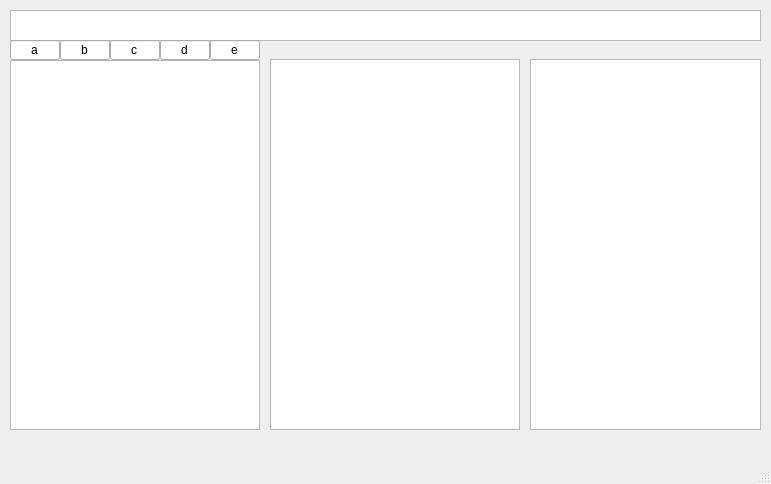
<?xml version="1.0" encoding="UTF-8"?>
<ui version="4.0">
 <class>MainWindow</class>
 <widget class="QMainWindow" name="MainWindow">
  <property name="geometry">
   <rect>
    <x>0</x>
    <y>0</y>
    <width>771</width>
    <height>484</height>
   </rect>
  </property>
  <property name="windowTitle">
   <string>MainWindow</string>
  </property>
  <widget class="QWidget" name="centralwidget">
   <widget class="QPlainTextEdit" name="plainTextEdit">
    <property name="geometry">
     <rect>
      <x>10</x>
      <y>10</y>
      <width>751</width>
      <height>31</height>
     </rect>
    </property>
   </widget>
   <widget class="QTextEdit" name="textEdit">
    <property name="geometry">
     <rect>
      <x>10</x>
      <y>60</y>
      <width>250</width>
      <height>370</height>
     </rect>
    </property>
   </widget>
   <widget class="QTextEdit" name="textEdit_2">
    <property name="geometry">
     <rect>
      <x>270</x>
      <y>59</y>
      <width>250</width>
      <height>371</height>
     </rect>
    </property>
   </widget>
   <widget class="QTextEdit" name="textEdit_3">
    <property name="geometry">
     <rect>
      <x>530</x>
      <y>59</y>
      <width>231</width>
      <height>371</height>
     </rect>
    </property>
   </widget>
   <widget class="QLineEdit" name="lineEdit">
    <property name="geometry">
     <rect>
      <x>10</x>
      <y>40</y>
      <width>50</width>
      <height>20</height>
     </rect>
    </property>
    <property name="text">
     <string>a</string>
    </property>
    <property name="alignment">
     <set>Qt::AlignCenter</set>
    </property>
   </widget>
   <widget class="QLineEdit" name="lineEdit_2">
    <property name="geometry">
     <rect>
      <x>60</x>
      <y>40</y>
      <width>50</width>
      <height>20</height>
     </rect>
    </property>
    <property name="text">
     <string>b</string>
    </property>
    <property name="alignment">
     <set>Qt::AlignCenter</set>
    </property>
   </widget>
   <widget class="QLineEdit" name="lineEdit_3">
    <property name="geometry">
     <rect>
      <x>110</x>
      <y>40</y>
      <width>50</width>
      <height>20</height>
     </rect>
    </property>
    <property name="text">
     <string>c</string>
    </property>
    <property name="alignment">
     <set>Qt::AlignCenter</set>
    </property>
   </widget>
   <widget class="QLineEdit" name="lineEdit_4">
    <property name="geometry">
     <rect>
      <x>210</x>
      <y>40</y>
      <width>50</width>
      <height>20</height>
     </rect>
    </property>
    <property name="text">
     <string>e</string>
    </property>
    <property name="alignment">
     <set>Qt::AlignCenter</set>
    </property>
   </widget>
   <widget class="QLineEdit" name="lineEdit_5">
    <property name="geometry">
     <rect>
      <x>160</x>
      <y>40</y>
      <width>50</width>
      <height>20</height>
     </rect>
    </property>
    <property name="text">
     <string>d</string>
    </property>
    <property name="alignment">
     <set>Qt::AlignCenter</set>
    </property>
   </widget>
  </widget>
  <widget class="QMenuBar" name="menubar">
   <property name="geometry">
    <rect>
     <x>0</x>
     <y>0</y>
     <width>771</width>
     <height>21</height>
    </rect>
   </property>
  </widget>
  <widget class="QStatusBar" name="statusbar"/>
 </widget>
 <resources/>
 <connections/>
</ui>
